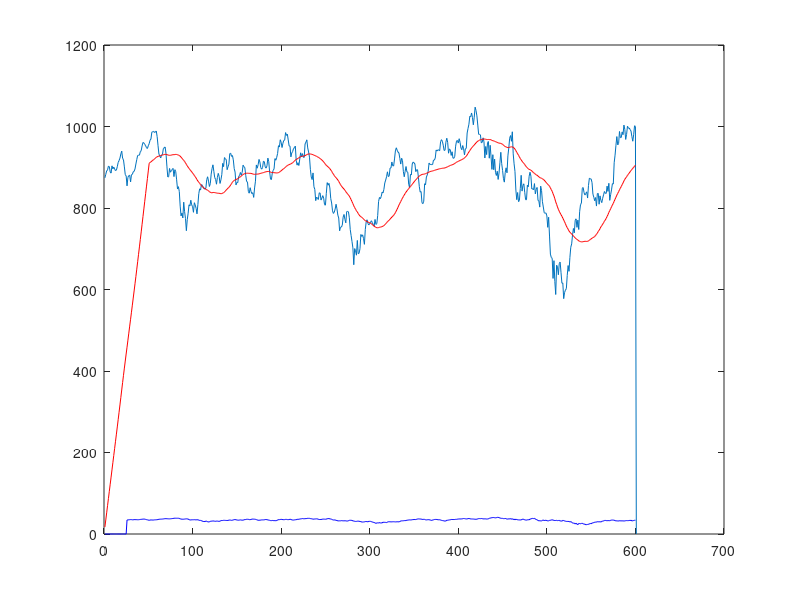

Here is the MATLAB script that generated this plot:
load djw6576.txt;

x = djw6576';
x = [zeros(1,50) x];
x = [x zeros(1,50)];

y1 = [];
y2 = [];

n = 51
while n>50 && n<50+50+600+1
    t1 = x(n-50:n-0);
    a = sum(t1);
    y1 = [y1 a];
    n = n+1;
end

n=51
lb = -25
ub = 25
while n>25 && n<50+50+600+1-25
    while lb<25
        t2 = x(n-25);
        b = sum(t2);
        b = b + t2;
        lb = lb+1;
    end
    y2 = [y2 b];
    lb = -25;
    n = n+1;
    b=0
end

y1 = y1/51;
y2 = y2/51;


plot(x(51:651));
hold on
plot(y1(1:600),'r');
plot(y2(1:600),'b');